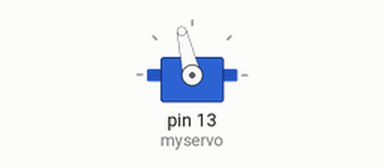
This sketch was run on a simulated Arduino Uno, built with avr-gcc and run on an emulated ATmega328P. On the bench: servo.

Above: at 0.05 s.
At 0.5 s:
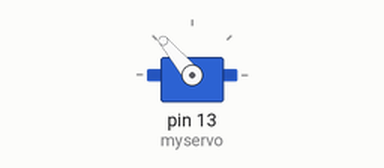
At 1.0 s:
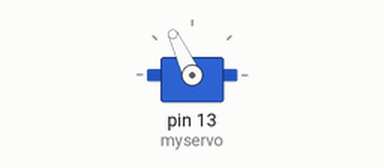
At 2.6 s:
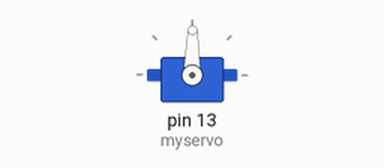
Timing chart, 0 to 8.7 s (numbered marks = the images above):
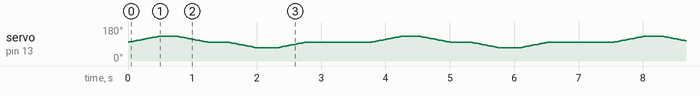

The sketch:

exemple_servo_voiture.ino
```cpp
#include <Servo.h>

Servo myservo;// direction de la voiture
int shift = 10; //le servo est decentre par rapport a la direction
int rightMaxPos = 120  + shift;
int leftMaxpos = 60  + shift;
int neutralPos = 90 + shift;//90 for mid-course position
int pos = neutralPos;// variable to store the servo position

void setup()
{
    myservo.attach(13);// attaches the servo on pin 13 to the servo object
}

void loop()
{
    //turn right
    for (pos = neutralPos; pos <= rightMaxPos; pos += 1) {
        myservo.write(pos);
        delay(15);
    }
    delay(300);
    for (pos = rightMaxPos; pos >= neutralPos; pos -= 1) {
        myservo.write(pos);
        delay(15);
    }
    delay(300);
    //turn left
    for (pos = neutralPos; pos >= leftMaxpos; pos -= 1) {
        myservo.write(pos);
        delay(15);
    }
    delay(300);
    for (pos = leftMaxpos; pos <= neutralPos; pos += 1) {
      myservo.write(pos);
        delay(15);
    }
    delay(1000);

}
```
